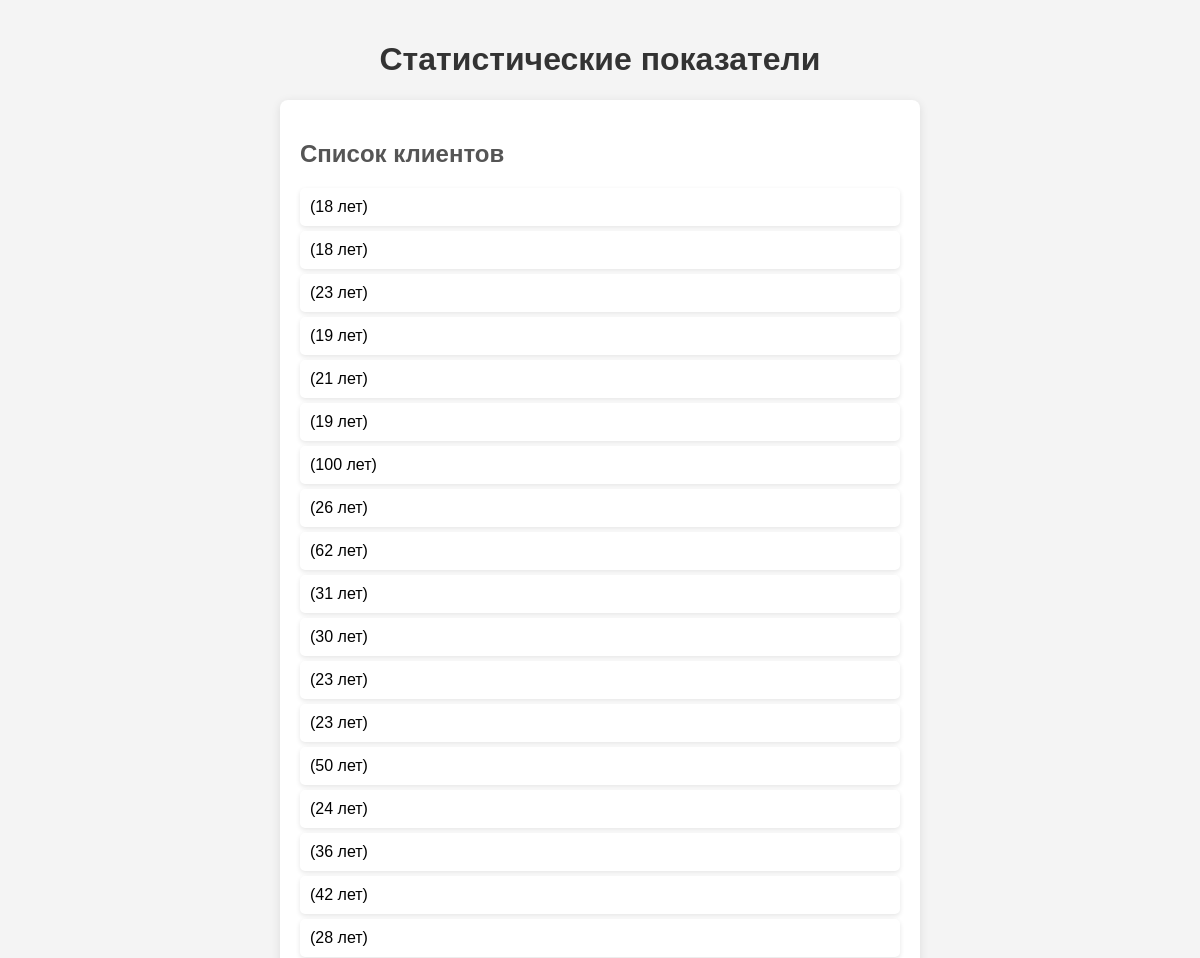
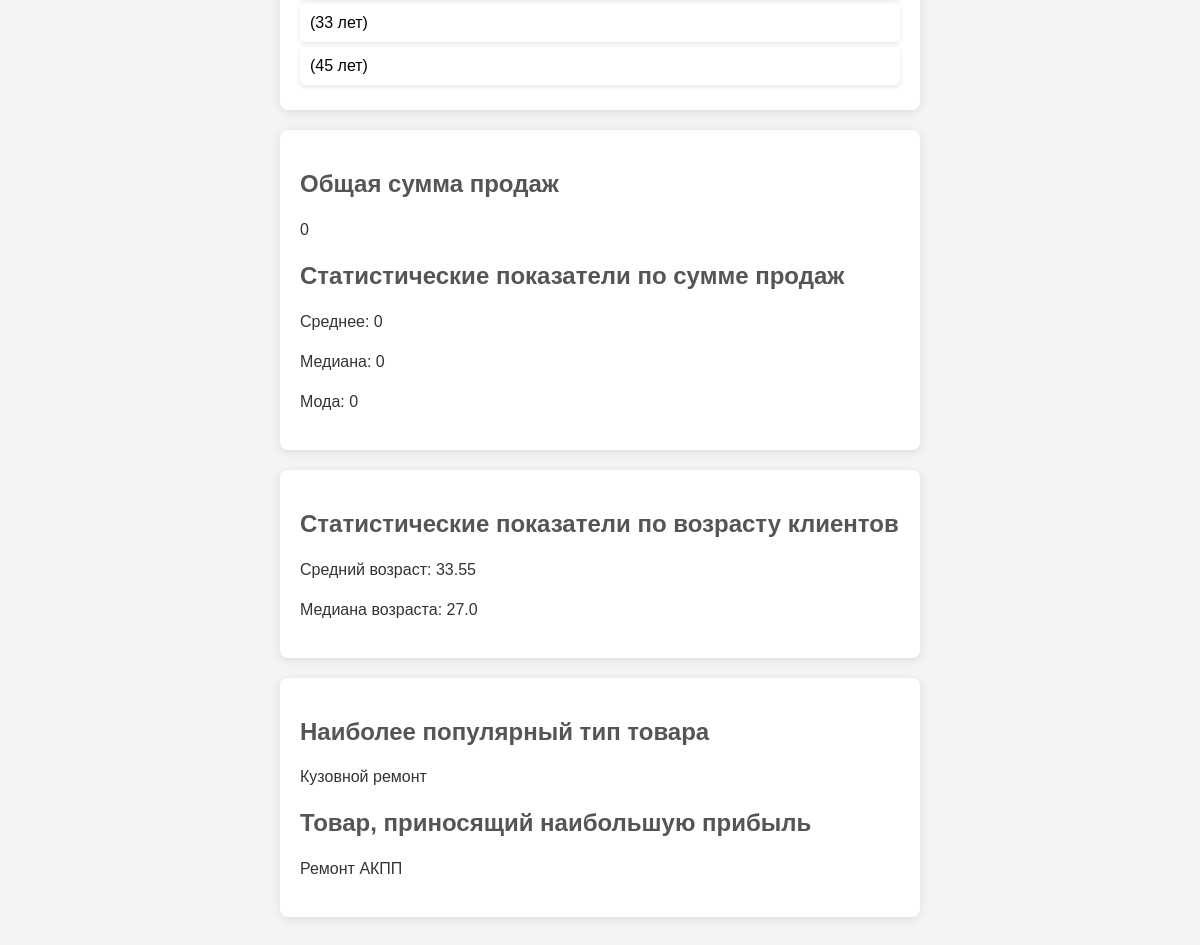
Page /statistics/ on the committed database (2 pictures, top to bottom).
### service_center_app/models.py (models this page shows, shortened)
class Client(models.Model):
    first_name = models.CharField(max_length=50)
    last_name = models.CharField(max_length=50)
    address = models.CharField(max_length=255)
    passport_data = models.CharField(max_length=100)
    age = models.IntegerField(default=18)
    phone = models.CharField(max_length=20, default="+375 (29) XXX-XX-XX")

class ServiceType(models.Model):
    name = models.CharField(max_length=100)
    description = models.TextField()

class Service(models.Model):
    name = models.CharField(max_length=100)
    price = models.DecimalField(max_digits=10, decimal_places=2)
    service_type = models.ForeignKey(ServiceType, on_delete=models.CASCADE, related_name='services')

### service_center_app/statistics_view.py (the view)
# urls.py: path('statistics/', statistics_view, name='statistics_view'),
def statistics_view(request):
    clients = Client.objects.all().order_by('first_name', 'last_name')
    total_sales = Order.objects.aggregate(total_cost=Sum('service__price'))['total_cost'] or 0
    sale_amounts = [(order.service.price * order.quantity) for order in Order.objects.prefetch_related('service')]
    mean_sales = np.mean(sale_amounts) if sale_amounts else 0
    median_sales = np.median(sale_amounts) if sale_amounts else 0
    try:
        mode_sales = mode(sale_amounts)
    except StatisticsError:
        mode_sales = 0  # Возврат 0, если нет моды или слишком много уникальных значений
    ages = [client.age for client in clients]
    mean_age = np.mean(ages) if ages else 0
    median_age = np.median(ages) if ages else 0
    popular_service_type = ServiceType.objects.annotate(total_services=Count('services')).order_by(
        '-total_services').first()
    profitable_service = Service.objects.annotate(total_profit=Sum('order__quantity') * Sum('price')).order_by(
        '-total_profit').first()
    context = {
        'clients': clients,
        'total_sales': total_sales,
        'mean_sales': mean_sales,
        'median_sales': median_sales,
        'mode_sales': mode_sales,
        'mean_age': mean_age,
        'median_age': median_age,
        'popular_service_type': popular_service_type,
        'profitable_service': profitable_service,
    }
    return render(request, 'statistics.html', context)

### service_center_app/templates/statistics.html (shortened to what this page needs)
<!DOCTYPE html>
<html lang="ru">
<head>
</head>
<body>
    <h1>Статистические показатели</h1>
    <div class="results">
        <h2>Список клиентов</h2>
        <ul>
            {% for client in clients %}
                <li>{{ client.name }} ({{ client.age }} лет)</li>
            {% empty %}
                <li class="no-data">Нет клиентов</li>
            {% endfor %}
        </ul>
    </div>
    <div class="summary">
        <h2>Общая сумма продаж</h2>
        <p>{{ total_sales }}</p>
        <h2>Статистические показатели по сумме продаж</h2>
        <p>Среднее: {{ mean_sales }}</p>
        <p>Медиана: {{ median_sales }}</p>
        <p>Мода: {{ mode_sales }}</p>
    </div>
    <div class="summary">
        <h2>Статистические показатели по возрасту клиентов</h2>
        <p>Средний возраст: {{ mean_age }}</p>
        <p>Медиана возраста: {{ median_age }}</p>
    </div>
    <div class="results">
        <h2>Наиболее популярный тип товара</h2>
        <p>
            {% if popular_service_type %}
                {{ popular_service_type.name }}
            {% else %}
                <span class="no-data">Нет данных</span>
            {% endif %}
        </p>
        <h2>Товар, приносящий наибольшую прибыль</h2>
        <p>
            {% if profitable_service %}
                {{ profitable_service.name }}
            {% else %}
                <span class="no-data">Нет данных</span>
            {% endif %}
        </p>
    </div>
</body>
</html>

### service_center_app/templates/statistics.html (style rules this page uses)
body { font-family: Arial, sans-serif; background-color: #f4f4f4; margin: 0; padding: 20px; }
h1 { text-align: center; color: #333; }
h2 { color: #555; margin-top: 20px; }
ul { max-width: 600px; margin: 0 auto; padding: 0; list-style-type: none; }
li { background: #fff; margin: 5px 0; padding: 10px; border-radius: 5px; box-shadow: 0 2px 5px rgba(0, 0, 0, 0.1); }
.summary { max-width: 600px; margin: 20px auto; padding: 20px; background-color: #fff; border-radius: 8px; box-shadow: 0 2px 10px rgba(0, 0, 0, 0.1); }
.results { max-width: 600px; margin: 20px auto; padding: 20px; background-color: #fff; border-radius: 8px; box-shadow: 0 2px 10px rgba(0, 0, 0, 0.1); }
p { line-height: 1.5; color: #333; }

### rows in the picture
Client: age "18"
Client: age "18"
Client: age "23"
Client: age "19"
Client: age "21"
Client: age "19"
Client: age "100"
Client: age "26"
Client: age "62"
Client: age "31"
Client: age "30"
Client: age "23"
Client: age "23"
Client: age "50"
Client: age "24"
Client: age "36"
Client: age "42"
Client: age "28"
Client: age "33"
Client: age "45"
ServiceType: name "Кузовной ремонт"
Service: name "Ремонт АКПП"

### other values in the picture
{{ total_sales }} "0"
{{ mean_sales }} "0"
{{ median_sales }} "0"
{{ mode_sales }} "0"
{{ mean_age }} "33.55"
{{ median_age }} "27.0"
